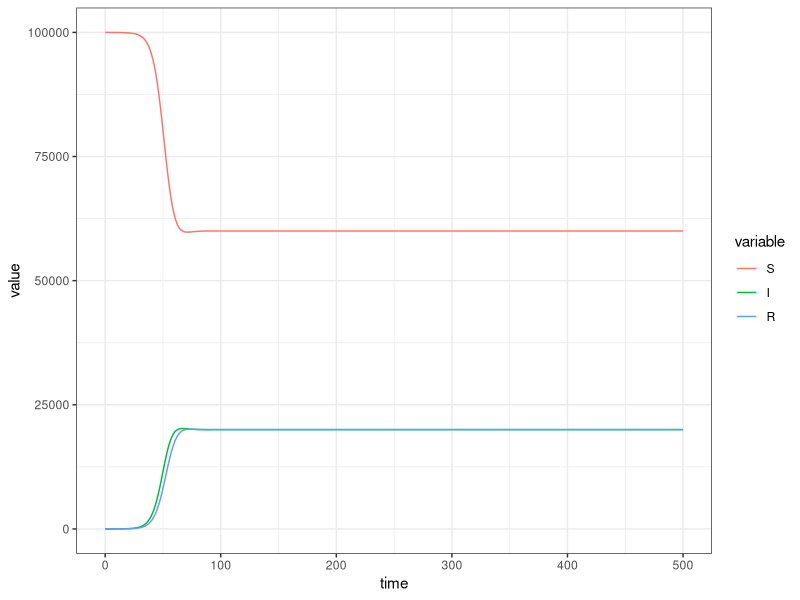
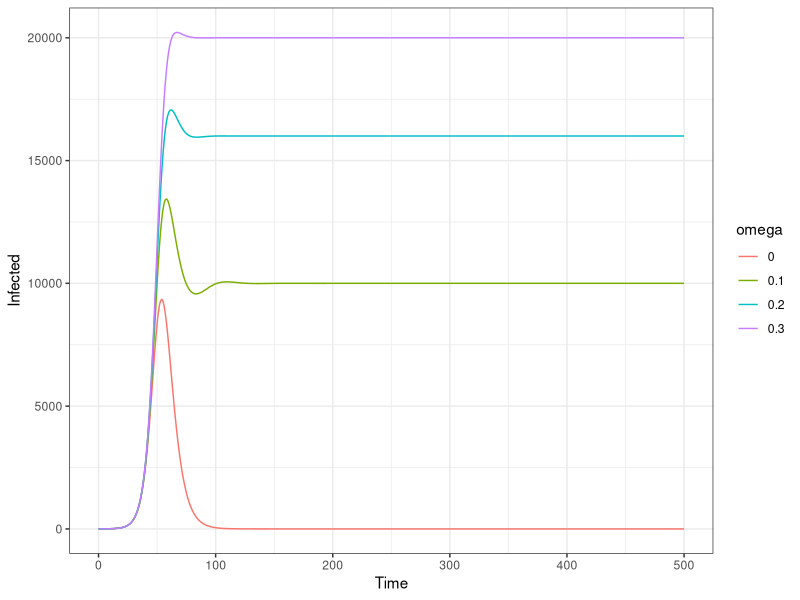
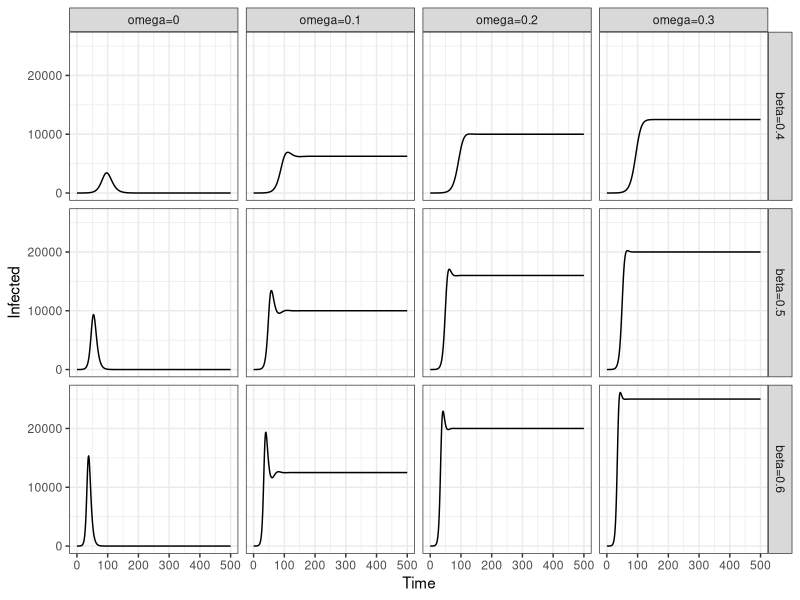

R code for these plots, in order:
## ---- chunk 1
knitr::opts_chunk$set(echo = TRUE)
library(deSolve)
library(ggplot2)
library(reshape2)
## ---- chunk 2
#1. Define model function
SIRS<-function(t, state, params) {
  with(as.list(c(state, params)),{
    N = S + I + R
    
    #SIRS equations from lecture
    dS <- -beta*S*I/N  + omega*R
    dI <- beta*S*I/N - gamma*I
    dR <- gamma*I - omega*R
    
    # return the rates of change as a list
    list(c(dS, dI, dR))
  })
}
## ---- chunk 3
#2. Define parameters and starting compartment sizes
params <- c(beta = 0.5, #effective contact rate (aka transmission rate)
                gamma = 0.3, #recovery rate (1/duration infection)
                omega = 0.3 # waning immunity
)

state <- c(S = 99999, #population of 100,000, 1 person starts of infected
           I = 1, 
           R = 0
)
## ---- chunk 4
#3. Run SIRS model 
T_end <- 500 #run model for 500 time steps (e.g. months)
times <- seq(0, T_end, by = 1) #runs the model for 500 time steps (e.g. months), and computes output at each time step 
output <- ode(y = state, times = times, func = SIRS, parms = params)
## ---- chunk 5
output_t <- melt(as.data.frame(output), id.vars='time')
ggplot(output_t)+
  geom_line(aes(time,value,color=variable))+
  theme_bw()
## ---- chunk 6
#Run one-way sensitivity analysis on the rate of waning immunity
omega_list <- seq(0,0.3,by=0.1) # a vector of omegas
osa_dt <- data.frame() # empty data to save outputs

for (this_omega in omega_list){
  # Update omega
  params['omega']= this_omega
  # Solve ODE
  this_output <- as.data.frame(ode(y = state, times=times, func=SIRS, parms = params))
  # Save omega value in the outcome table
  this_output$omega = as.character(this_omega)
  # Stack the ode result
  osa_dt <- rbind(osa_dt, this_output)
  
}
## ---- chunk 7
# Plot the results with varying rate of waning immunity
ggplot(osa_dt)+
    geom_line(aes(x=time, y=I, color=omega, group=omega))+
    ylab("Infected")+
    xlab("Time")+
    theme_bw()
## ---- chunk 8
#Run two-way sensitivity analysis on omega & beta
omega_list <- seq(0,0.3,by=0.1) # a vector of omegas
beta_list <- seq(0.4,0.6,by=0.1) # a vector of beta values
twsa_dt <- data.frame() # data to save the ode outcomes

for (this_beta in beta_list){
  # Update beta
  params['beta'] = this_beta
  for (this_omega in omega_list){
    # update omega
    params['omega'] = this_omega
    # Run ode solver
    this_output <- as.data.frame(ode(y = state, times=times, func=SIRS, parms = params))
    # Save omega
    this_output$omega = as.character(this_omega)
    # Save beta
    this_output$beta = as.character(this_beta)
    # Stack the ode result
    twsa_dt <- rbind(twsa_dt, this_output)
  }
}
## ---- chunk 9
# Change the label for omega and beta
omega_lb <- sapply(omega_list,function(x) paste0("omega=",x))
omega_lb
twsa_dt$omega <- factor(twsa_dt$omega, labels = omega_lb)
beta_lb <- sapply(beta_list,function(x) paste0("beta=",x))
beta_lb
twsa_dt$beta <- factor(twsa_dt$beta, labels = beta_lb)
# Check if label is created correctly
head(twsa_dt)

# Plot the two-way sensitivity analysis result
ggplot(twsa_dt)+
  geom_line(aes(x=time, y=I))+
  facet_grid(beta~omega)+
  ylab("Infected")+
  xlab("Time")+
  theme_bw()
